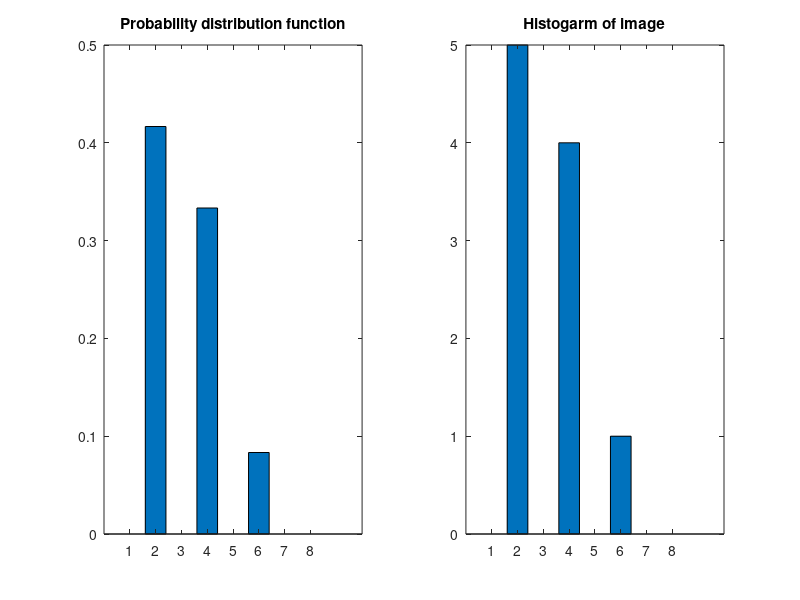

Write MATLAB code to recreate this figure.
clear all;
clc;
close all;
a=[0 0 2 6;2 4 2 4; 4 2 4 2];

b=zeros(1,8);
c=zeros(1,8);
[row,col]=size(a);

for x=1:1:row
               for y=1:1:col
                       if a(x,y)<1
                           continue;
                       else
                        t=a(x,y);
                       end
                       b(t)=b(t)+1;
                       
               end
end
for x=1:1:8
    c(x)=b(x)/12;%numel(a) can be used
end

subplot(1,2,1);
bar(c);
title('Probability distribution function');

subplot(1,2,2);
bar(b);
title('Histogarm of image');
